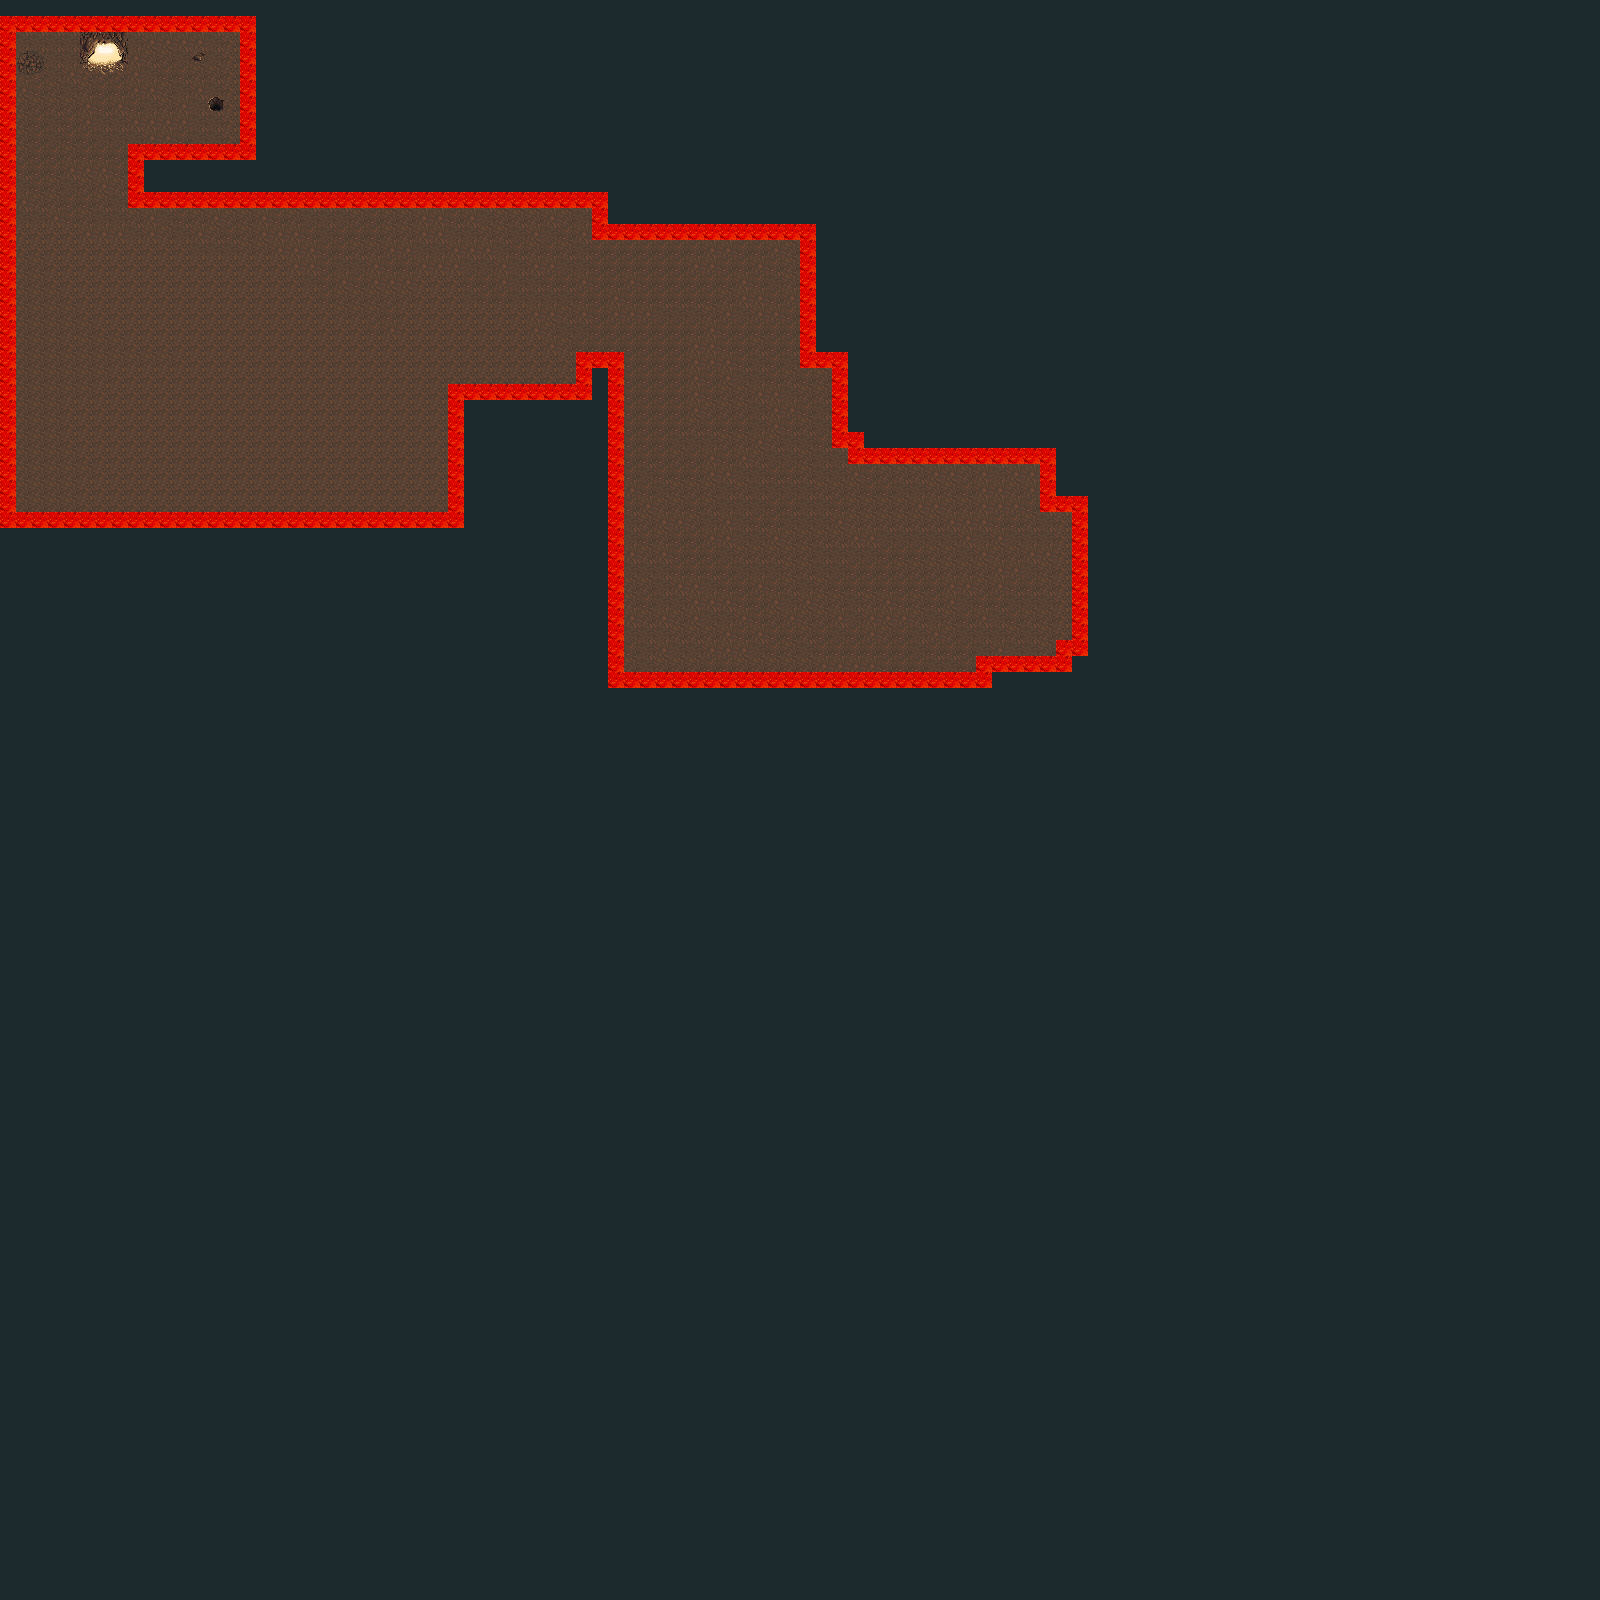

Tiled map render using the project's own tile images. Description and the map definition, with tile-layer contents summarised, below:
An orthogonal 100x100 tile map with 16x16 px tiles, 2 tile layers (Tile Layer 1, CollisionLayer), 2 tilesets and 6 objects (5x mob, mainPlayer).

<map version="1.0" orientation="orthogonal" width="100" height="100" tilewidth="16" tileheight="16">
 <tileset firstgid="1" name="sewer_1" tilewidth="16" tileheight="16">
  <image source="sewer_1.png" width="256" height="352" />
 </tileset>
 <tileset firstgid="353" name="cave" tilewidth="16" tileheight="16">
  <image source="cave.png" width="256" height="336" />
  <tile id="304">
   <properties>
    <property name="type" value="solid" />
   </properties>
  </tile>
 </tileset>
 <layer name="Tile Layer 1" width="100" height="100">
  <data>[10000 cells, 10000 non-empty, 32 distinct tile ids]</data>
 </layer>
 <layer name="CollisionLayer" width="100" height="100">
  <data>[10000 cells, 250 non-empty, 1 distinct tile ids]</data>
 </layer>
 <objectgroup name="GameObjects" width="100" height="100">
  <object name="mainPlayer" x="56" y="97">
   <properties>
    <property name="image" value="uparrow" />
   </properties>
  </object>
  <object name="mob" x="315" y="369">
   <properties>
    <property name="image" value="headcrap" />
   </properties>
  </object>
  <object name="mob" x="160" y="320" width="17" height="18">
   <properties>
    <property name="image" value="headcrap" />
   </properties>
  </object>
  <object name="mob" x="240" y="320" width="17" height="18">
   <properties>
    <property name="image" value="headcrap" />
   </properties>
  </object>
  <object name="mob" x="717" y="533">
   <properties>
    <property name="image" value="headcrap" />
   </properties>
  </object>
  <object name="mob" x="959" y="567">
   <properties>
    <property name="image" value="headcrap" />
   </properties>
  </object>
 </objectgroup>
</map>
